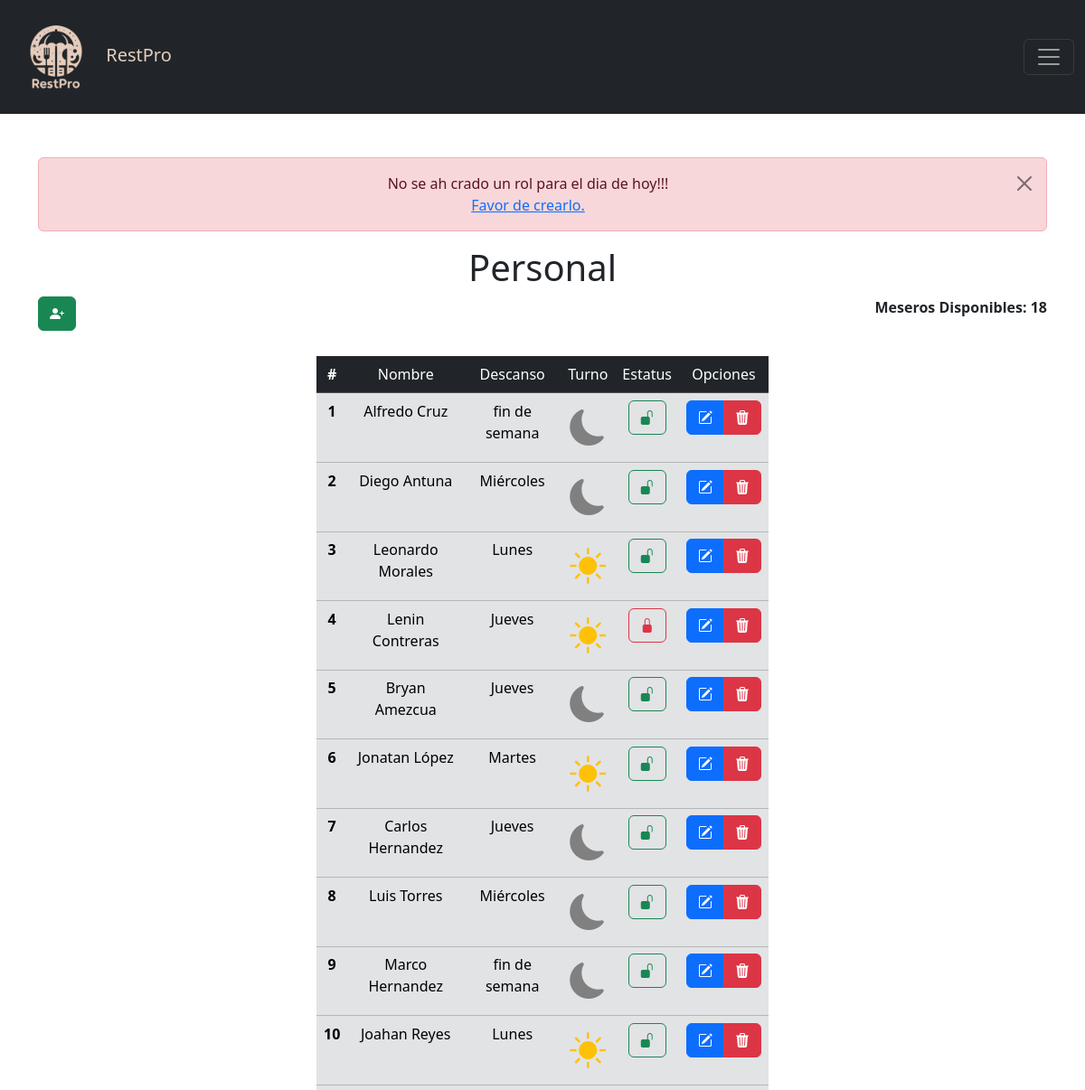
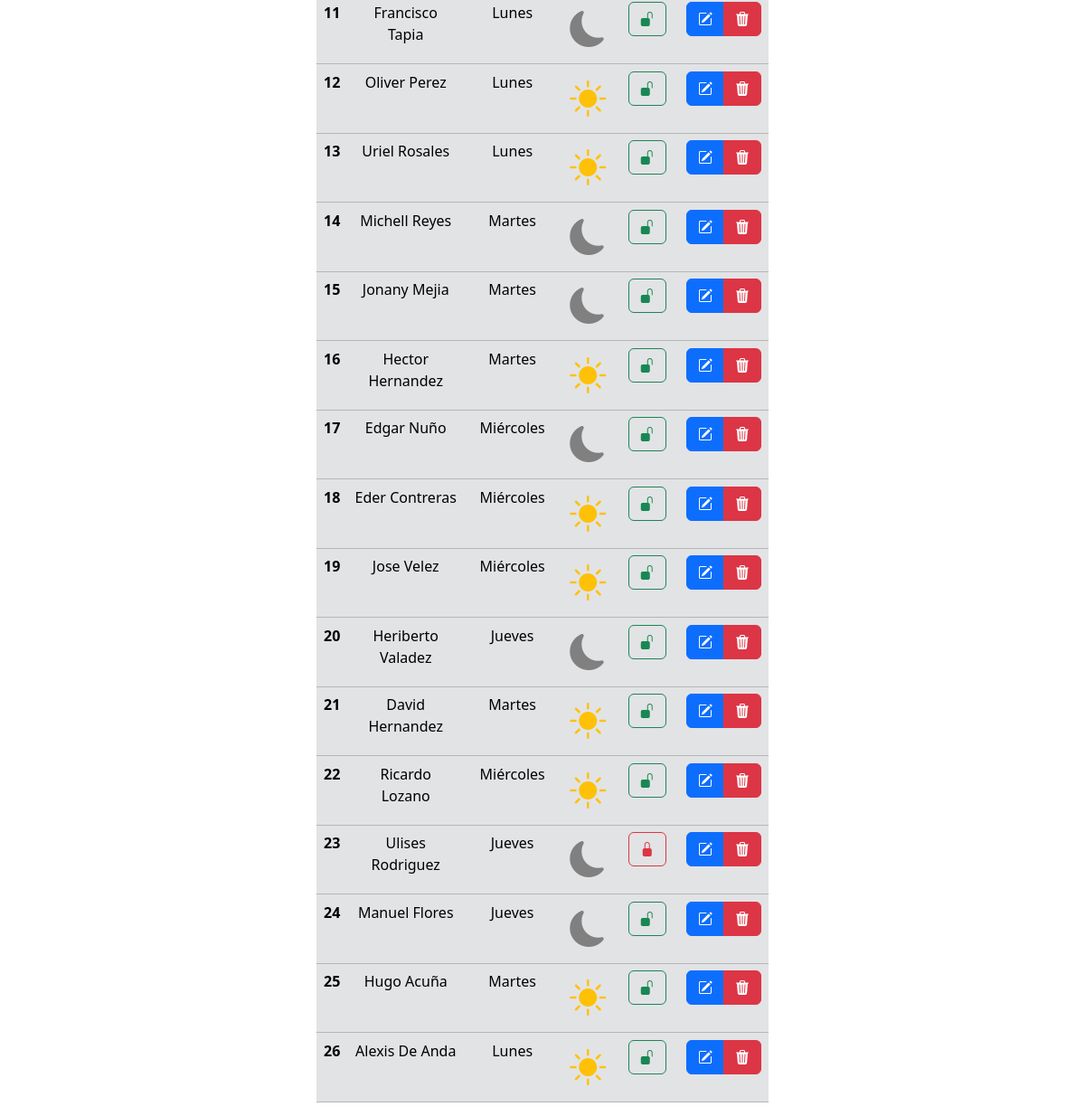
/vistas/personal/personal.php (signed in), run on an earlier commit of the app's database (2 pictures, top to bottom).
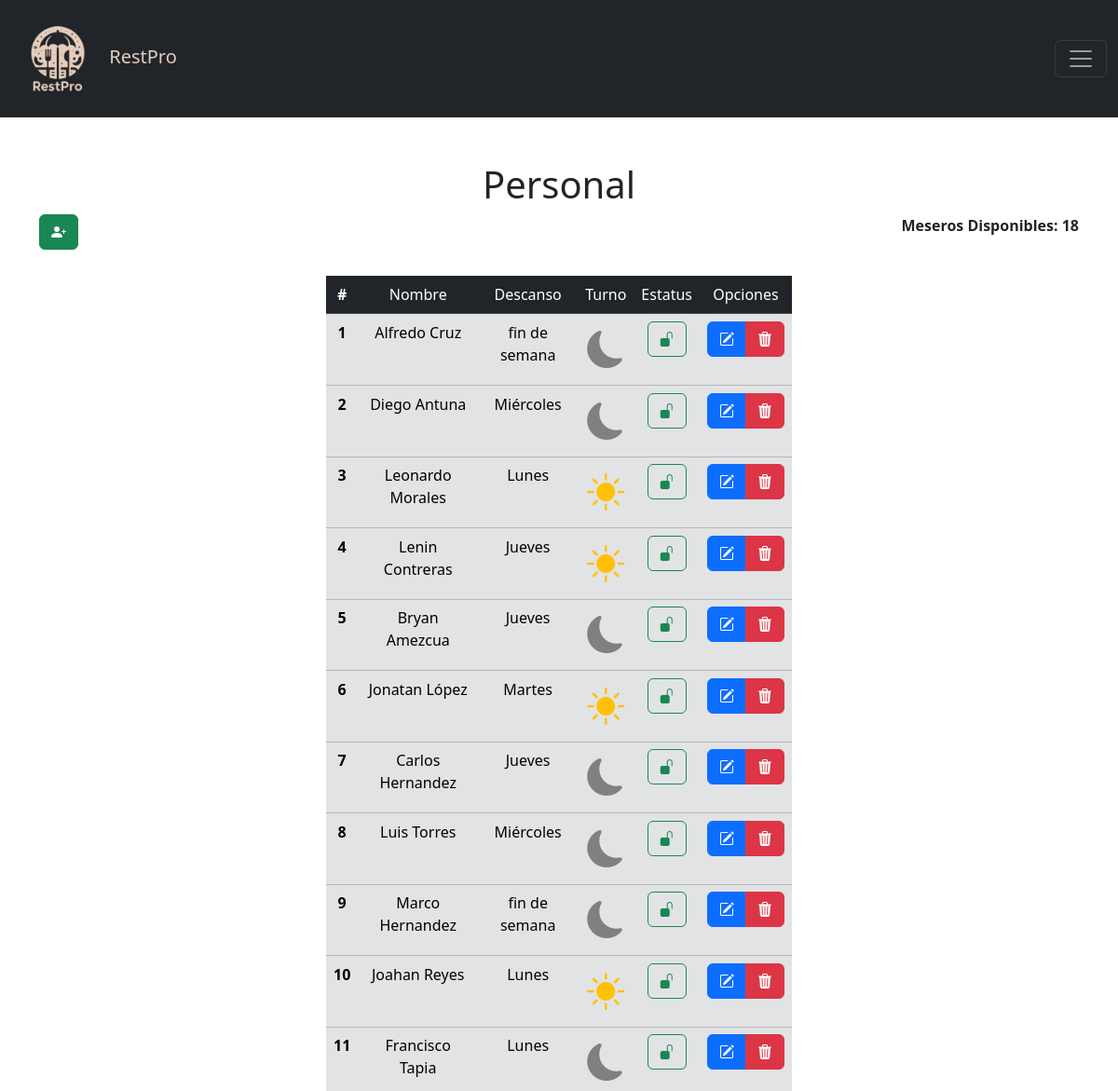
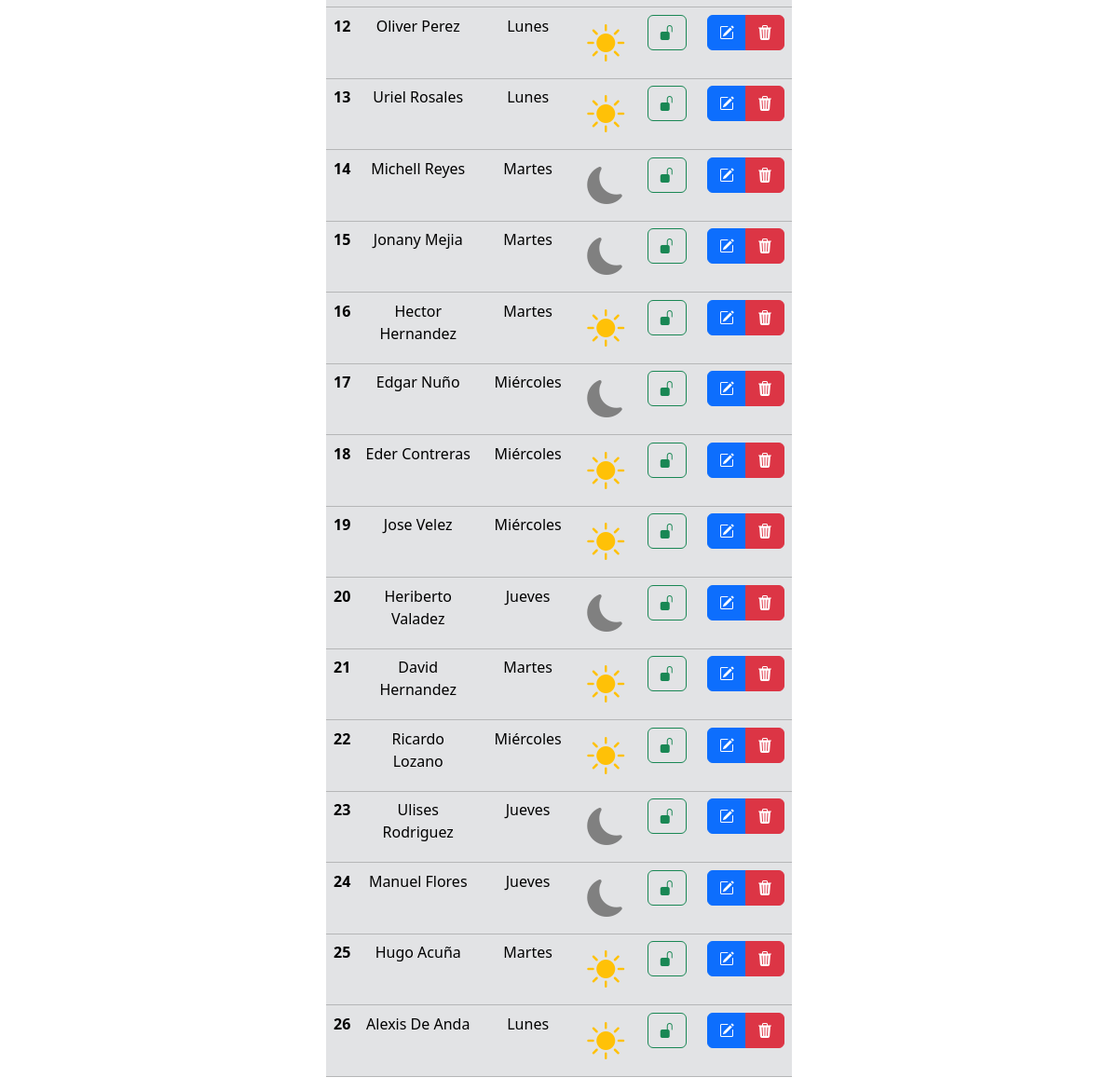
And on a later commit of the database (2 pictures, top to bottom).
### tables this page shows
CREATE TABLE `personal` (
  `id` int NOT NULL,
  `nombre` varchar(50) NOT NULL,
  `apellido` varchar(50) NOT NULL,
  `descanso` varchar(15) DEFAULT NULL,
  `turno` varchar(10) DEFAULT NULL,
  `estado` int NOT NULL DEFAULT '1' COMMENT '0: inactivo, 1: activo'
);

### www/vistas/personal/personal.php (the view, shortened to what the changed rows need)
<?php
$ubicacion = "../../";
$titulo = "Personal";
include($ubicacion . "includes/header.php");
include($ubicacion . "config/config.php");
$result = $pdo->query("SELECT * FROM personal");
if ($result->rowCount() > 0) {
    $resultMeseros = $result->fetchAll(PDO::FETCH_OBJ);
    $ctn_meseros = 1;
}
?>
<link rel="stylesheet" href="<?php echo $ubicacion; ?>/assets/tools/styles/estilos_vistas.css">
<div class="container mt-3">
    <h1 class="text-center"><?php echo $titulo; ?></h1>
    <br>
    <div class="d-flex centrar">
        <?php if (isset($resultMeseros)): ?>
            <table class="table table-border table-dark" style="width: 500px;">
                <thead>
                    <tr>
                        <th>#</th>
                        <td>Nombre</td>
                        <td>Descanso</td>
                        <td>Turno</td>
                        <td>Estatus</td>
                        <td>Opciones</td>
                    </tr>
                </thead>
                <tbody class="table-secondary">
                    <?php foreach ($resultMeseros as $mesero): ?>
                        <tr>
                            <th><?php echo $ctn_meseros; ?></th>
                            <td><?php echo $mesero->nombre . " " . $mesero->apellido; ?></td>
                            <td>
                                <?php
                                if ($mesero->descanso == null)
                                    echo obtenerDiaSemana(1);
                                elseif ($mesero->descanso != 'fines')
                                    echo obtenerDiaSemana($mesero->descanso);
                                else
                                    echo 'fin de semana';
                                ?>
                            </td>
                            <td>
                                <?php
                                if ($mesero->turno == 1)
                                    echo "<i class='fs-1 bi-moon-fill' style='color: grey;'></i>";
                                else
                                    echo "<i class='fs-1 bi-brightness-high-fill' style='color: #ffc107;'></i>";
                                ?>
                            </td>
                            <td>
                                <?php
                                if ($mesero->estado == 1) {
                                    $estiloButton = ' title="Presione para bloquear" class="btn btn-outline-success "';
                                    $icon = '<i class="bi bi-unlock-fill"></i>';
                                    $modal = 'data-bs-target="#modalBloquear"';
                                } else {
                                    $estiloButton = 'title="Presione para desbloquear" class="btn btn-outline-danger"';
                                    $icon = '<i class="bi bi-lock-fill"></i>';
                                    $modal = ' onclick="confirmarDesbloqueo(' . $mesero->id . ')" ';
                                }
                                ?>
                                <button <?php echo $estiloButton; ?> data-bs-toggle="modal" <?php echo $modal; ?> href=""
                                    data-id="<?php echo $mesero->id; ?>" data-name="<?php echo $mesero->nombre; ?>"
                                    data-estado="<?php echo $mesero->estado; ?>"><?php echo $icon; ?></button>
                            </td>
                            <td>
                                <div class="btn-group" role="group" aria-label="Basic mixed styles example">
                                    <button title="Editar" class="btn btn-primary" data-bs-toggle="modal"
                                        data-bs-target="#modalEditar" type="button" data-id="<?php echo $mesero->id; ?>"
                                        data-name="<?php echo $mesero->nombre; ?>"
                                        data-apellido="<?php echo $mesero->apellido; ?>"
                                        data-descanso="<?php echo $mesero->descanso; ?>"><i class="bi bi-pencil-square"></i>
                                    </button>
                                    <button title="Eliminar" type="button" class="btn btn-danger"
                                        onclick="confirmarEliminacion(<?php echo $mesero->id; ?>)">
                                        <i class="bi bi-trash3-fill"></i>
                                    </button>
                                </div>
                            </td>
                        <tr>
                            <?php $ctn_meseros += 1; endforeach ?>
                </tbody>
            </table>
        <?php endif ?>
    </div>
</div>
<?php
function obtenerDiaSemana($dia)
{
    $diasSemana = array("Domingo", "Lunes", "Martes", "Miércoles", "Jueves", "Viernes", "Sábado");
    return $diasSemana[$dia];
}
?>

### www/includes/header.php (shortened to what the changed rows need)
<!doctype html>
<html lang="es">
<head>
    <link href="https://cdn.jsdelivr.net/npm/bootstrap@5.3.3/dist/css/bootstrap.min.css" rel="stylesheet">
    <link href="https://getbootstrap.com/docs/5.3/assets/css/docs.css" rel="stylesheet">
    <link href="<?php echo $ubicacion; ?>assets/tools/styles.css" rel="stylesheet">
    <link rel="stylesheet" href="https://cdn.jsdelivr.net/npm/bootstrap-icons@1.11.3/font/bootstrap-icons.min.css">
</head>
<body>
    <div class="container mt-5 centrar">
        <?php if ($_SESSION["estaciones"] == false) { ?>
            <div class="alert alert-danger alert-dismissible mt-3" style="text-align: center;">
                <?php echo "No hay estaciones compatibles!!! <br>
                        <a href='$ubicacion/vistas/estaciones/crear_estaciones.php'>Favor de crearla.</a>"; ?>
                <button type="button" class="btn-close" data-bs-dismiss="alert" aria-label="Close"></button>
            </div>
        <?php } ?> <?php if ($_SESSION["rol_creado"] == false) { ?>
            <div class="alert alert-danger alert-dismissible mt-3" style="text-align: center;">
                <?php echo "No se ah crado un rol para el dia de hoy!!! <br>
                        <a href='$ubicacion/vistas/rol/rol.php'>Favor de crearlo.</a>"; ?>
                <button type="button" class="btn-close" data-bs-dismiss="alert" aria-label="Close"></button>
            </div>
        <?php } ?>
    </div>

What changed in the data, as far as the page shows it:
changed personal "Lenin": estado 0 → 1 (drawn)
changed personal "Ulises": estado 0 → 1 (drawn)
Also different on the page:
text no longer shown: "No se ah crado un rol para el dia de hoy!!! Favor de crearlo."
